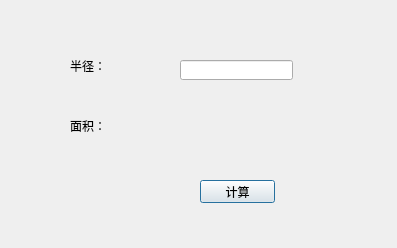
<?xml version="1.0" encoding="UTF-8"?>
<ui version="4.0">
 <class>Dialog</class>
 <widget class="QDialog" name="Dialog">
  <property name="geometry">
   <rect>
    <x>0</x>
    <y>0</y>
    <width>397</width>
    <height>248</height>
   </rect>
  </property>
  <property name="windowTitle">
   <string>Dialog</string>
  </property>
  <widget class="QLabel" name="label_1">
   <property name="geometry">
    <rect>
     <x>70</x>
     <y>60</y>
     <width>54</width>
     <height>12</height>
    </rect>
   </property>
   <property name="text">
    <string>半径：</string>
   </property>
  </widget>
  <widget class="QLabel" name="label_2">
   <property name="geometry">
    <rect>
     <x>70</x>
     <y>120</y>
     <width>54</width>
     <height>12</height>
    </rect>
   </property>
   <property name="text">
    <string>面积：</string>
   </property>
  </widget>
  <widget class="QLabel" name="label_3">
   <property name="geometry">
    <rect>
     <x>163</x>
     <y>120</y>
     <width>131</width>
     <height>20</height>
    </rect>
   </property>
   <property name="text">
    <string/>
   </property>
  </widget>
  <widget class="QPushButton" name="pushButton">
   <property name="geometry">
    <rect>
     <x>200</x>
     <y>180</y>
     <width>75</width>
     <height>23</height>
    </rect>
   </property>
   <property name="text">
    <string>计算</string>
   </property>
  </widget>
  <widget class="QLineEdit" name="lineEdit">
   <property name="geometry">
    <rect>
     <x>180</x>
     <y>60</y>
     <width>113</width>
     <height>20</height>
    </rect>
   </property>
  </widget>
 </widget>
 <layoutdefault spacing="6" margin="11"/>
 <resources/>
 <connections/>
</ui>
